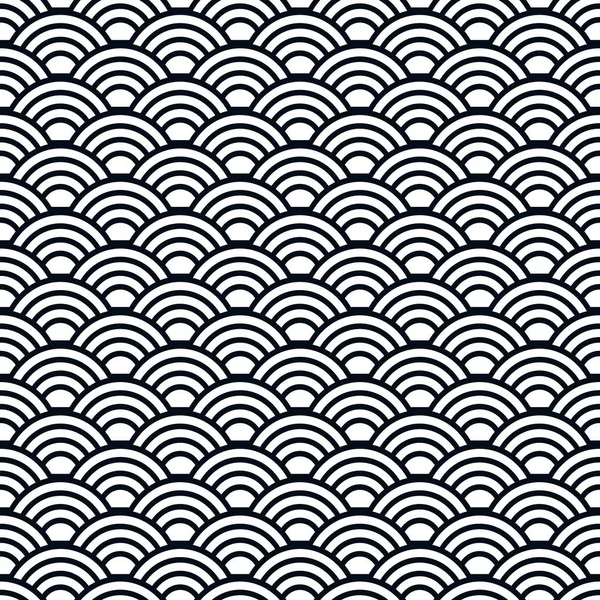
#> input picture app/src/renderer/src/assets/images/waves-seamless-pattern.webp, 600 x 600 px
$ python image_converter.py ../../../../../../app/src/renderer/src/assets/images/waves-seamless-pattern.webp out.png
#> lines starting #> are read from the running program, lines starting #| are printed output that depends on the picture
#!/usr/bin/env python3
import argparse
from os import PathLike
from pathlib import Path
from PIL import Image
from typing import Literal, Union


def image_converter(
    src_path: Union[str, PathLike[str]],
    dest_path: Union[str, PathLike[str]],
    width: int = 256,
    height: int = 256,
    interpolation: Literal[
        "NEAREST", "BOX", "BILINEAR", "HAMMING", "BICUBIC", "LANCZOS"
    ] = "LANCZOS",
    quality: int = 100,
) -> Path:
    """
    Process/converts an image file.

    Args:
        src_path (Union[str, PathLike[str]]): The source file path to be converted.
        dest_path (Union[str, PathLike[str]]): The destination file path of the converted file.
        format (str): The image format where the processed "buffer" will be encoded.
        width (int): The output width of the image "buffer". Default is `256`.
        height (int): The output height of the image "buffer". Default is `256`.
        interpolation (Literal["NEAREST", "BOX", "BILINEAR", "HAMMING", "BICUBIC", "LANCZOS"]): The interpolation method that will be used if the image should be resized. Default is `"LANCZOS"`.
        quality (int): The output quality of the image "buffer", used with lossy image formats. Default is `100` (highest quality possible).

    Returns:
        Path: The destination file path of the converted file.
    """
#> called with dest_path = 'out.png', width = 256, height = 256, interpolation = 'BILINEAR', quality = 100

    src_path = Path(src_path)
    dest_path = Path(dest_path)

    if not src_path.exists():
        raise FileNotFoundError(
            f'Provided image path "{str(src_path)}" does not exists.'
        )

    if not src_path.is_file():
        raise TypeError(
            f'Provided path "{str(src_path)}" is not a valid file path.')

    try:
        with Image.open(src_path) as img:
#> img is the input picture: PIL image 600x600 RGB; mean R, G, B 143, 145.9, 149.9
            if img.mode != "RGB":
                img = img.convert("RGB")

            if img.width == width and img.height == height:
                img.save(dest_path, quality=quality)
            else:
                x, y = img.size
#> x = 600; y = 600
                size = max(width, x, y)
#> size = 600
                new_im = Image.new("RGB", (size, size), 0)
#> new_im: PIL image 600x600 RGB; every value is 0
                new_im.paste(img, (int((size - x) / 2), int((size - y) / 2)))
                new_im.thumbnail(
                    (width, height), resample=Image.Resampling[interpolation]
                )
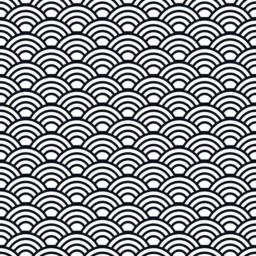
#> new_im: PIL image 256x256 RGB; mean R, G, B 143, 145.9, 149.9
                new_im.save(dest_path, quality=quality)

    except Exception as e:
        raise e

    return dest_path


if __name__ == "__main__":
    parser = argparse.ArgumentParser(
        description="RBTools: Image Converter", epilog="By Ruggery Iury Corrêa."
    )
    parser.add_argument(
        "src_path", help="The source file path to be converted.", type=str
    )
    parser.add_argument(
        "dest_path", help="The destination file path of the converted file.", type=str
    )
    parser.add_argument(
        "-x",
        "--width",
        help="The width of the image.",
        type=int,
        default=256,
        required=False,
    )
    parser.add_argument(
        "-y",
        "--height",
        help="The height of the image.",
        type=int,
        default=256,
        required=False,
    )
    parser.add_argument(
        "-i",
        "--interpolation",
        help="The interpolation method used when resizing the image.",
        default="BILINEAR",
        type=str,
        required=False,
    )
    parser.add_argument(
        "-q",
        "--quality",
        help="The quality value of the output image. Only used on lossy format, such as JPEG and WEBP.",
        default=100,
        type=int,
        required=False,
    )

    arg = parser.parse_args()

    status = image_converter(
        arg.src_path,
        arg.dest_path,
        arg.width,
        arg.height,
        arg.interpolation,
        arg.quality,
    )
